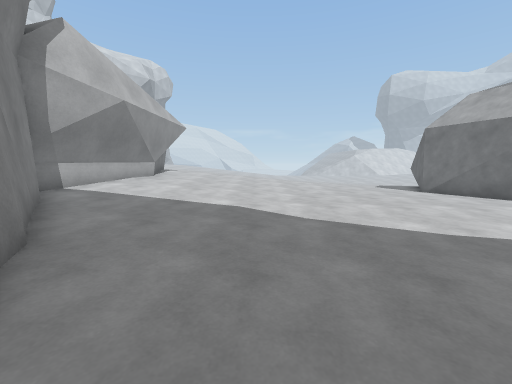
View 1 (above)

16 first-person views from a walk through a Unity game level. The camera is 1.3 m above the floor, tilts 6° down and sees 90° across. The floor is counted in squares, 1 m on a side. Each view is taken from the middle of a square. On the plan, view 1 faces up. The plan holds only what a view shows up to about 13 squares ahead; the rest is blank. The place goes on beyond the plan. The player character is not drawn.

View 2
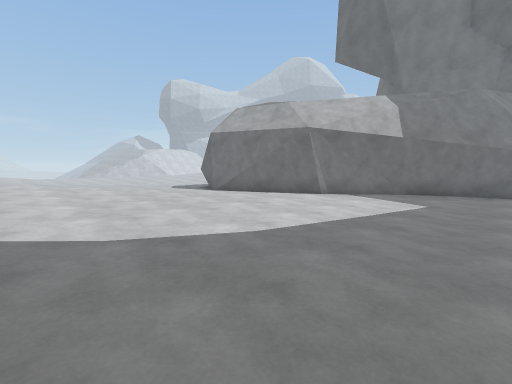

View 3
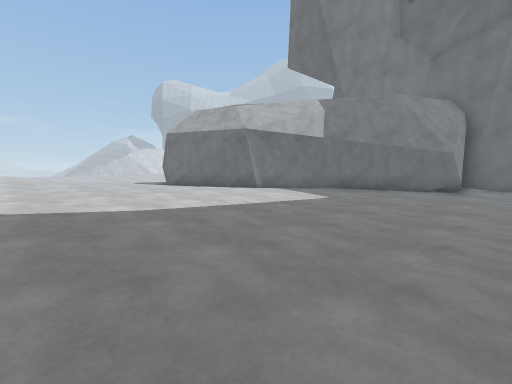

View 4
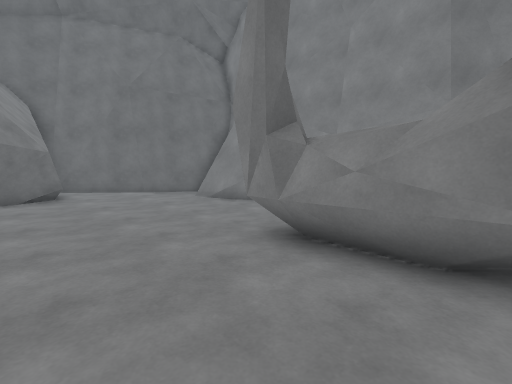

View 5
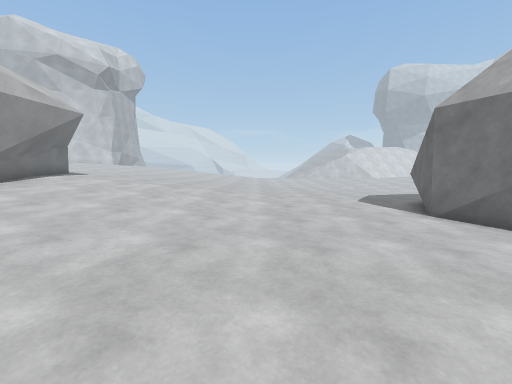

View 6
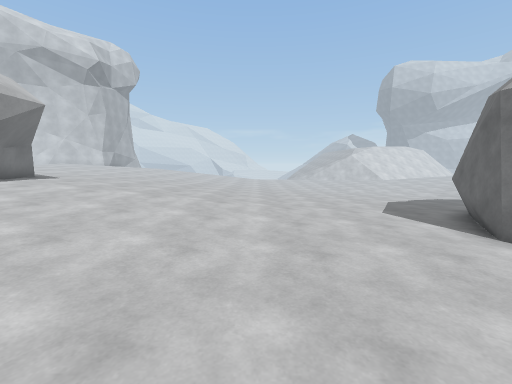

View 7
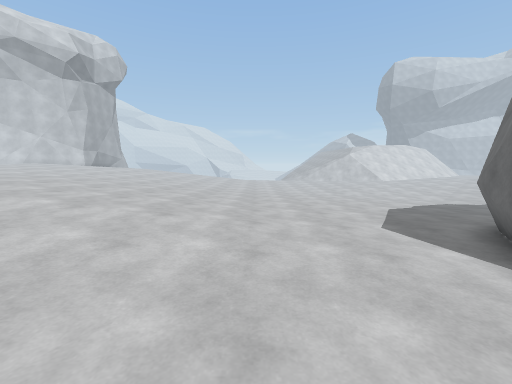

View 8
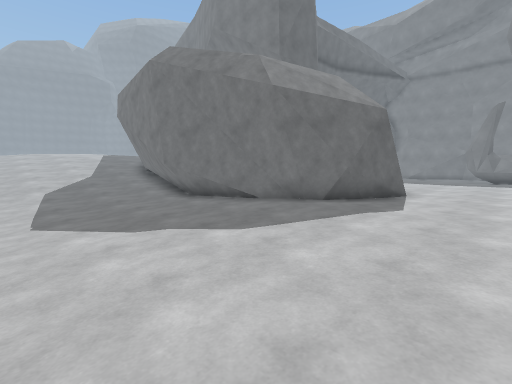

View 9
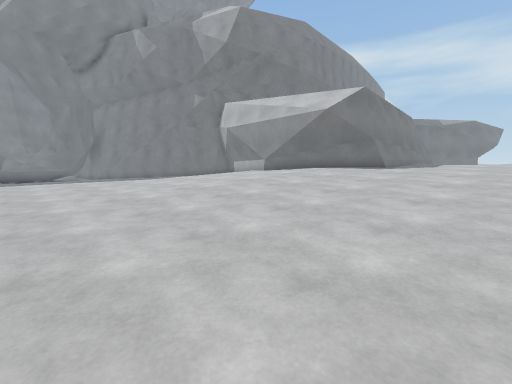

View 10
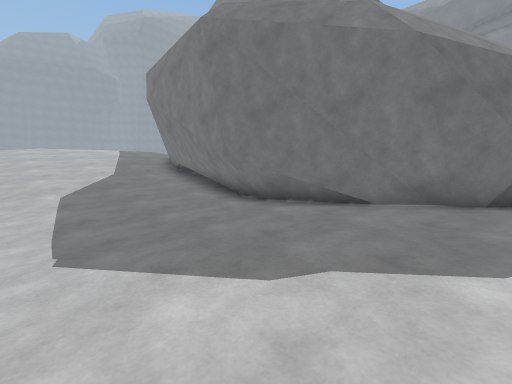

View 11
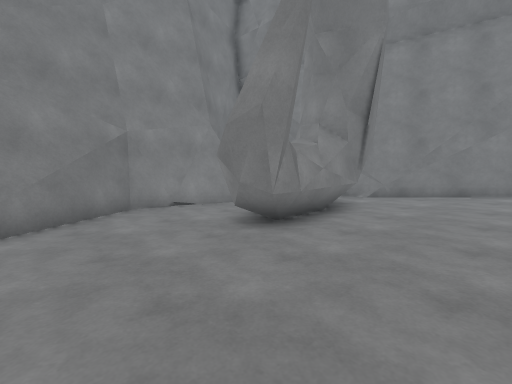

View 12
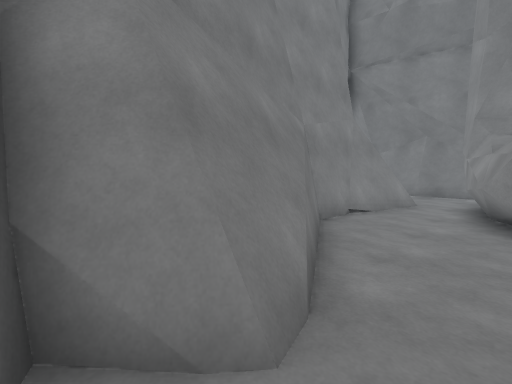

View 13
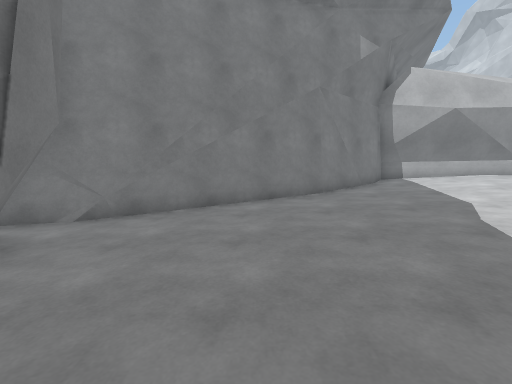

View 14
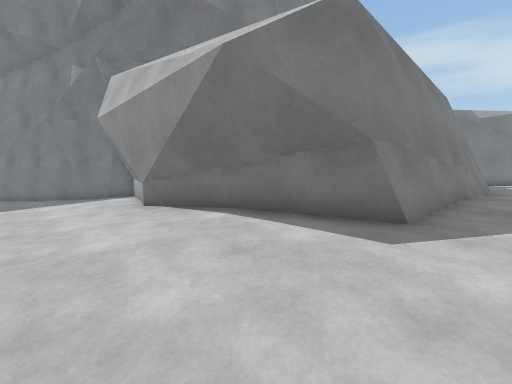

View 15
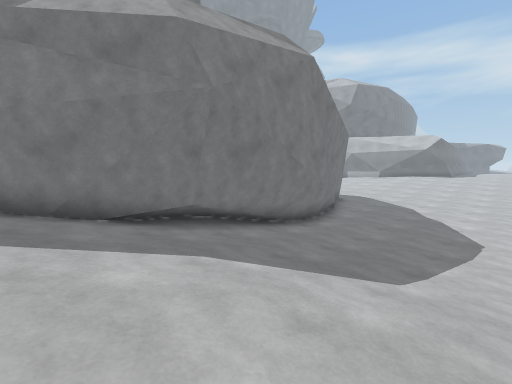

View 16
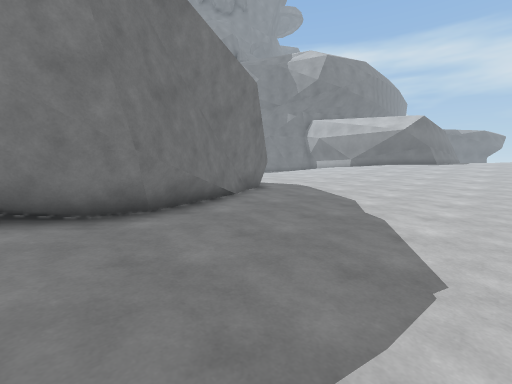

### Floor plan
Key: @ floor where view 1 was taken; # wall or solid block; . main floor; : floor 0.25 m higher than the main floor; - floor 0.25 m lower than the main floor; + floor 0.5 m higher than the main floor; _ floor 0.5 m lower than the main floor; * floor 0.75 m higher than the main floor; % floor 1 m higher than the main floor; & floor 1.25 m higher than the main floor; / step, stairs or slope; = window, fence, low wall or low ledge.
Columns run from 11 left of view 1 to 24 right of it. Each row starts with its distance up from view 1.
 22  &%%%%**+++::...-----_______--//////
 21  %%%%%***++::....------_____--//////
 20  %%%%%***++:::....--------_---//////
 19 %%%%%%%**+++::....-----------.//////
 18 ######%***++:::.....---------.//////
 17     ## ***+++::.......---######:////
 16      ##%**+++::........############%
 15      ##****++:::....####        ####
 14       #***+++::::..##
 13       #**++++::::..#
 12       #**+++::::::.#
 11       #**+++::::::.##
 10      ##*+++:::::::.##
  9      ##++++:::::::..#
  8      ##++++:::::::..##
  7      #+++:::::::::...##
  6      ##:::::::::......#
  5       ##::::::........##
  4        #::::...........##
  3        ##::............##
  2         ##..............##
  1         ##..............##
  0          #.@........-....####
 -1          ##.....------......#
 -2           #..---------.....##
 -3           #########----...##
 -4                 ###----...#
 -5            #  ####-----####
 -6            ##--------######
 -7            ##- ##=#-######
 -8            ##  ######

Where each view was taken, in squares from view 1:
view 1: 0 up, 0 right, facing up
view 2: 1 up, 0 right, facing up-right
view 3: 2 down, 1 right, facing up-right
view 4: 1 up, 3 right, facing down-right
view 5: 5 up, 3 right, facing up
view 6: 7 up, 3 right, facing up
view 7: 9 up, 4 right, facing up
view 8: 22 up, 5 right, facing down-right
view 9: 22 up, 6 right, facing down-left
view 10: 22 up, 9 right, facing down-right
view 11: 1 up, 11 right, facing down-left
view 12: 4 down, 14 right, facing down-left
view 13: 1 up, 6 right, facing left
view 14: 19 up, 2 left, facing down-left
view 15: 22 up, 24 right, facing down-left
view 16: 22 up, 17 right, facing down-left
